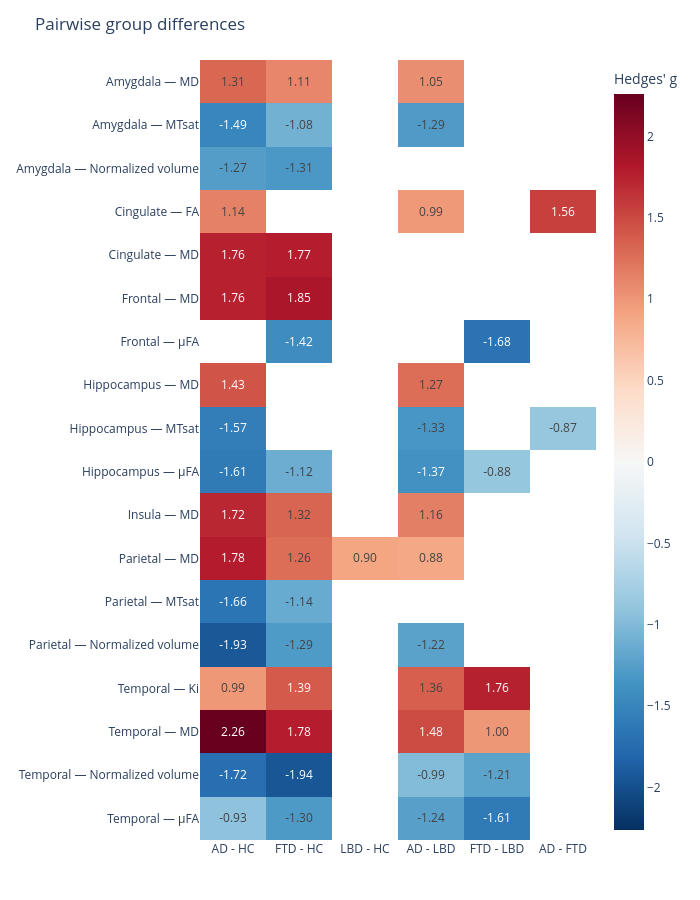

Notebook cell for this chart:
### Code cell
#| label: notebook_fig_posthocResults_significant

pivot_order = ['AD - HC', 'FTD - HC', 'LBD - HC', 'AD - LBD', 'FTD - LBD', 'AD - FTD'] 

pivot = (
    df_brain_grouped_ancova_posthoc_sig
    .pivot_table(index=['structure', 'metric'],
                 columns='contrast',
                 values="g",
                 aggfunc='first')
    .reindex(columns=pivot_order)
)
# contrasts that did not survive Holm correction stay NaN: drawn as blank cells, not as g = 0

# flatten the multiindex row labels into a single string per row for display
row_labels = [f"{s} — {st.metric_name(m)}" for s, m in pivot.index]

fig = px.imshow(
    pivot.values,
    x=pivot.columns.tolist(),
    y=row_labels,
    color_continuous_scale='RdBu_r',
    color_continuous_midpoint=0,
    aspect='auto',
    labels=dict(color="Hedges' g"),
)

fig.update_traces(
    text=[["" if np.isnan(v) else f"{v:.2f}" for v in row] for row in pivot.values],
    texttemplate="%{text}",
    hovertemplate="%{y}<br>%{x}<br>Hedges' g = %{z:.2f}<extra></extra>",
)

fig.update_layout(
    plot_bgcolor="white",
    title="Pairwise group differences",
    width=700,
    height=900,
    margin=dict(l=200, r=60, t=60, b=60),  # extra left margin for long row labels
)

fig

### Figure 1 — Plotly figure (JSON) as saved in the notebook; plotly's stock layout.template omitted (floating-point values rounded to 4 significant figures)
{"data": [{"coloraxis": "coloraxis", "hovertemplate": "%{y}<br>%{x}<br>Hedges' g = %{z:.2f}<extra></extra>", "name": "0", "text": [["1.31", "1.11", "", "1.05", "", ""], ["-1.49", "-1.08", "", "-1.29", "", ""], ["-1.27", "-1.31", "", "", "", ""], ["1.14", "", "", "0.99", "", "1.56"], ["1.76", "1.77", "", "", "", ""], ["1.76", "1.85", "", "", "", ""], ["", "-1.42", "", "", "-1.68", ""], ["1.43", "", "", "1.27", "", ""], ["-1.57", "", "", "-1.33", "", "-0.87"], ["-1.61", "-1.12", "", "-1.37", "-0.88", ""], ["1.72", "1.32", "", "1.16", "", ""], ["1.78", "1.26", "0.90", "0.88", "", ""], ["-1.66", "-1.14", "", "", "", ""], ["-1.93", "-1.29", "", "-1.22", "", ""], ["0.99", "1.39", "", "1.36", "1.76", ""], ["2.26", "1.78", "", "1.48", "1.00", ""], ["-1.72", "-1.94", "", "-0.99", "-1.21", ""], ["-0.93", "-1.30", "", "-1.24", "-1.61", ""]], "texttemplate": "%{text}", "type": "heatmap", "x": ["AD - HC", "FTD - HC", "LBD - HC", "AD - LBD", "FTD - LBD", "AD - FTD"], "xaxis": "x", "y": ["Amygdala — MD", "Amygdala — MTsat", "Amygdala — Normalized volume", "Cingulate — FA", "Cingulate — MD", "Frontal — MD", "Frontal — µFA", "Hippocampus — MD", "Hippocampus — MTsat", "Hippocampus — µFA", "Insula — MD", "Parietal — MD", "Parietal — MTsat", "Parietal — Normalized volume", "Temporal — Ki", "Temporal — MD", "Temporal — Normalized volume", "Temporal — µFA"], "yaxis": "y", "z": [[1.306, 1.106, NaN, 1.053, NaN, NaN], [-1.492, -1.084, NaN, -1.29, NaN, NaN], [-1.266, -1.313, NaN, NaN, NaN, NaN], [1.141, NaN, NaN, 0.9853, NaN, 1.56], [1.756, 1.775, NaN, NaN, NaN, NaN], [1.76, 1.853, NaN, NaN, NaN, NaN], [NaN, -1.423, NaN, NaN, -1.676, NaN], [1.435, NaN, NaN, 1.271, NaN, NaN], [-1.567, NaN, NaN, -1.328, NaN, -0.8716], [-1.61, -1.117, NaN, -1.373, -0.8811, NaN], [1.717, 1.323, NaN, 1.156, NaN, NaN], [1.782, 1.265, 0.9003, 0.8813, NaN, NaN], [-1.661, -1.144, NaN, NaN, NaN, NaN], [-1.93, -1.285, NaN, -1.218, NaN, NaN], [0.9894, 1.388, NaN, 1.357, 1.755, NaN], [2.261, 1.775, NaN, 1.484, 0.9983, NaN], [-1.716, -1.94, NaN, -0.989, -1.213, NaN], [-0.9284, -1.297, NaN, -1.238, -1.607, NaN]]}], "layout": {"coloraxis": {"autocolorscale": false, "cmid": 0, "colorbar": {"title": {"text": "Hedges' g"}}, "colorscale": [[0.0, "rgb(5,48,97)"], [0.1, "rgb(33,102,172)"], [0.2, "rgb(67,147,195)"], [0.3, "rgb(146,197,222)"], [0.4, "rgb(209,229,240)"], [0.5, "rgb(247,247,247)"], [0.6, "rgb(253,219,199)"], [0.7, "rgb(244,165,130)"], [0.8, "rgb(214,96,77)"], [0.9, "rgb(178,24,43)"], [1.0, "rgb(103,0,31)"]]}, "height": 900, "margin": {"b": 60, "l": 200, "r": 60, "t": 60}, "plot_bgcolor": "white", "title": {"text": "Pairwise group differences"}, "width": 700, "xaxis": {"anchor": "y", "domain": [0.0, 1.0]}, "yaxis": {"anchor": "x", "autorange": "reversed", "domain": [0.0, 1.0]}}}
